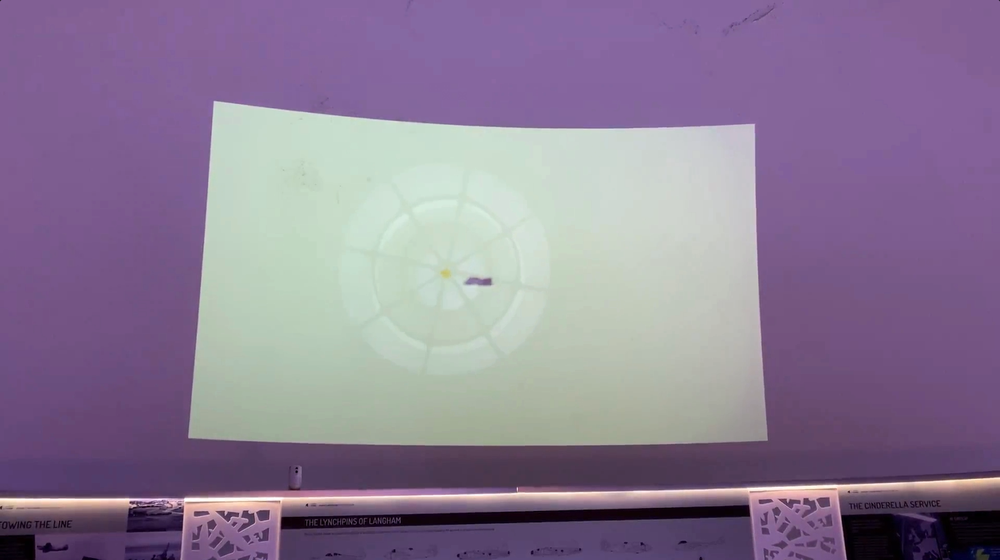
#> input picture imgs/reticuleAndDot.PNG, 1000 x 560 px, shrunk from 1920 x 1076 before the run, found by its file name
$ python CMY_mask_testing.py
#> lines starting #> are read from the running program, lines starting #| are printed output that depends on the picture
#> further down, img is the input picture: shape (560, 1000, 3); mean B, G, R 148.6, 123.4, 139
### conversions.py
###  This script holds function(s) that convert from BGR colour space to unique colour spaces OpenCV doesnt provide

import cv2

def cmyConversion(img):
    #split channels for CMY conversion
    blue_channel, green_channel, red_channel = cv2.split(img)
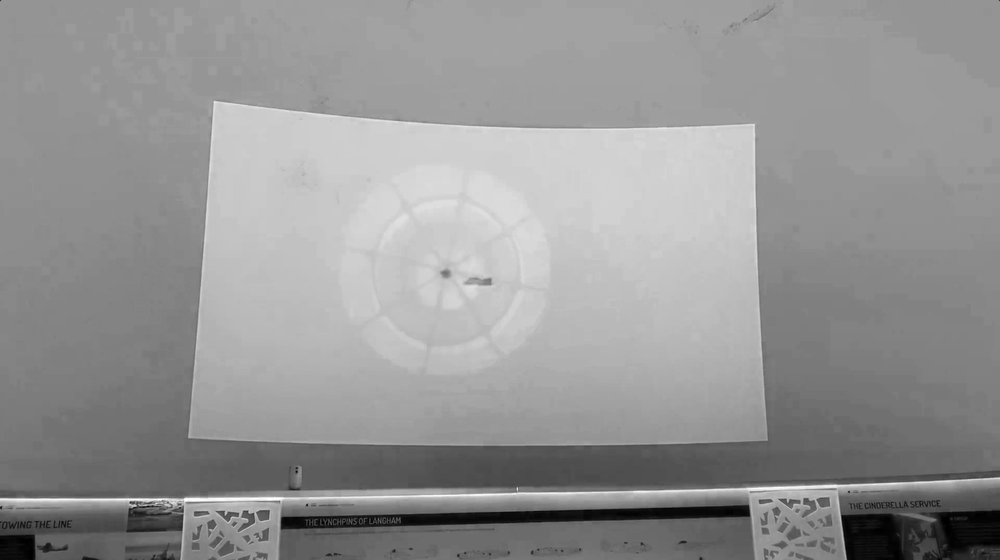
#> blue_channel: shape (560, 1000); min 0, max 255, mean 148.6
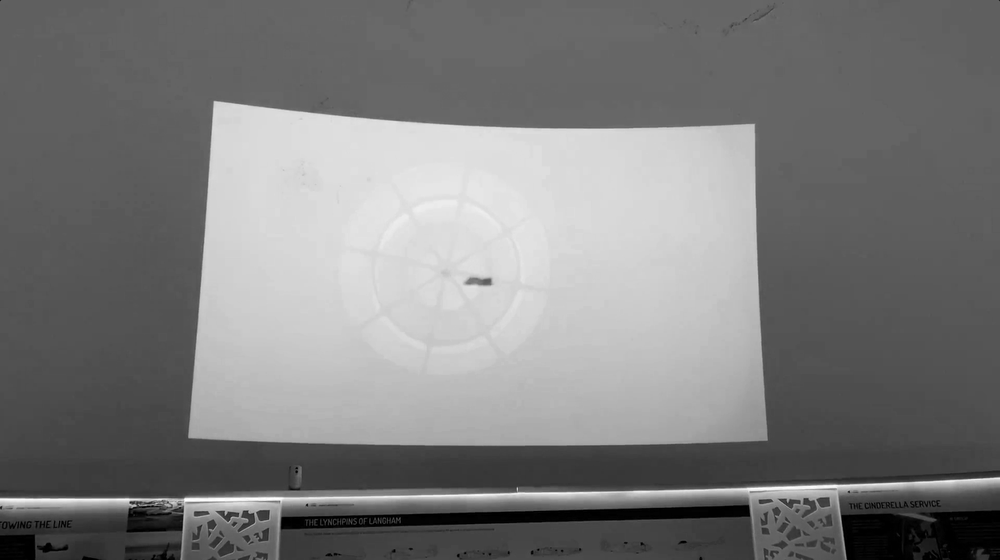
#> green_channel: shape (560, 1000); min 0, max 255, mean 123.4
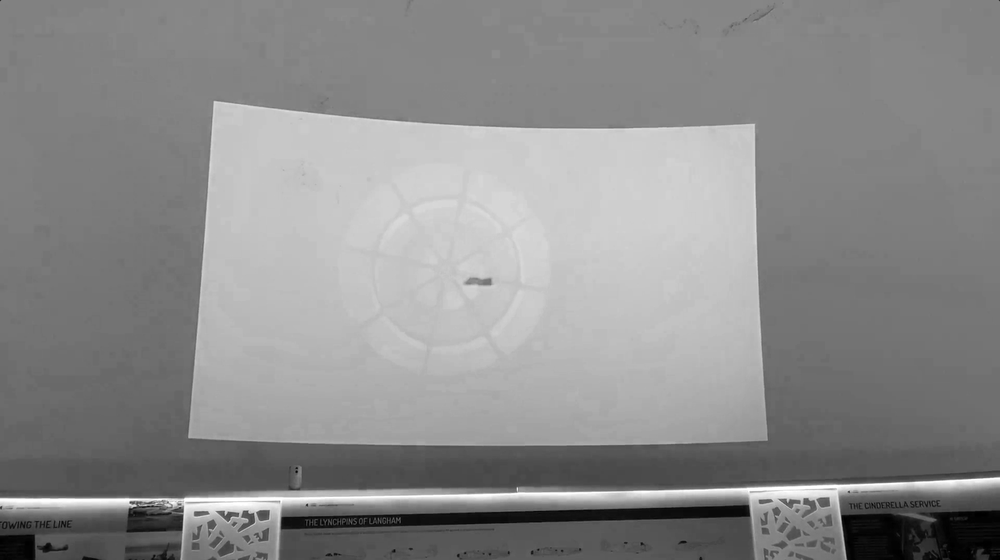
#> red_channel: shape (560, 1000); min 0, max 255, mean 139

    #calculate the CMY channels
    cyan_channel = 1 - red_channel
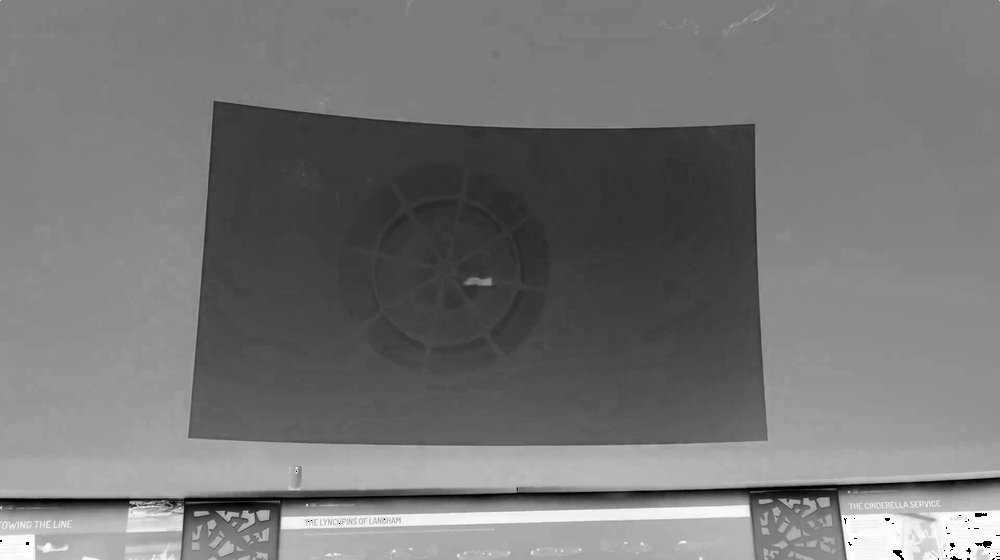
#> cyan_channel: shape (560, 1000); min 0, max 255, mean 117.9
    magenta_channel = 1 - green_channel
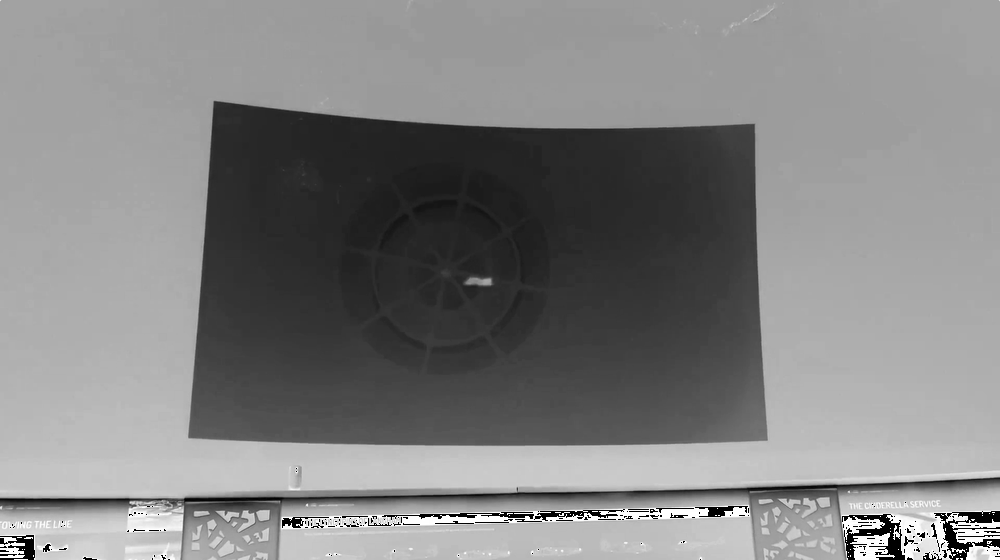
#> magenta_channel: shape (560, 1000); min 0, max 255, mean 131.1
    yellow_channel = 1 - blue_channel
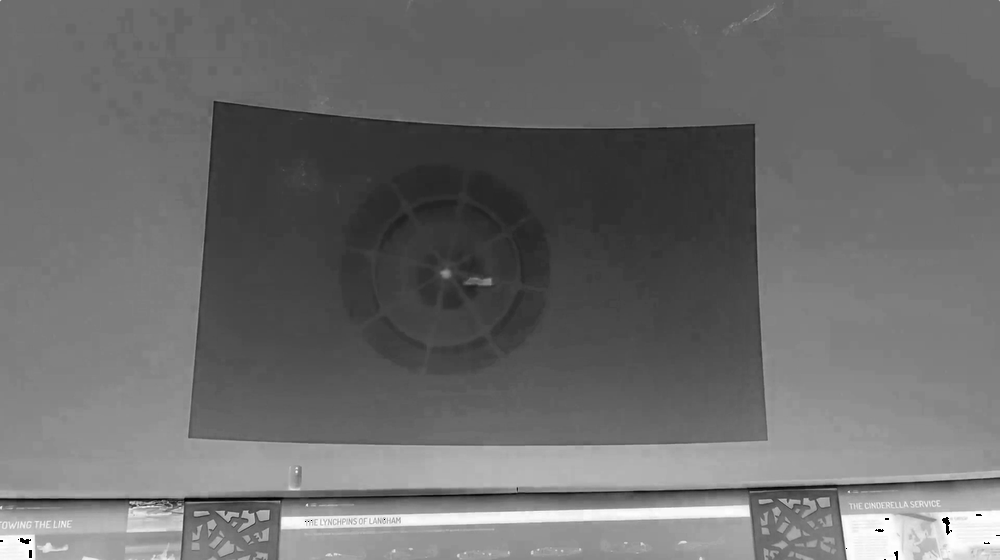
#> yellow_channel: shape (560, 1000); min 0, max 255, mean 108.3

    #merge the CMY channels into a single image
    cmy_img = cv2.merge((cyan_channel, magenta_channel, yellow_channel))
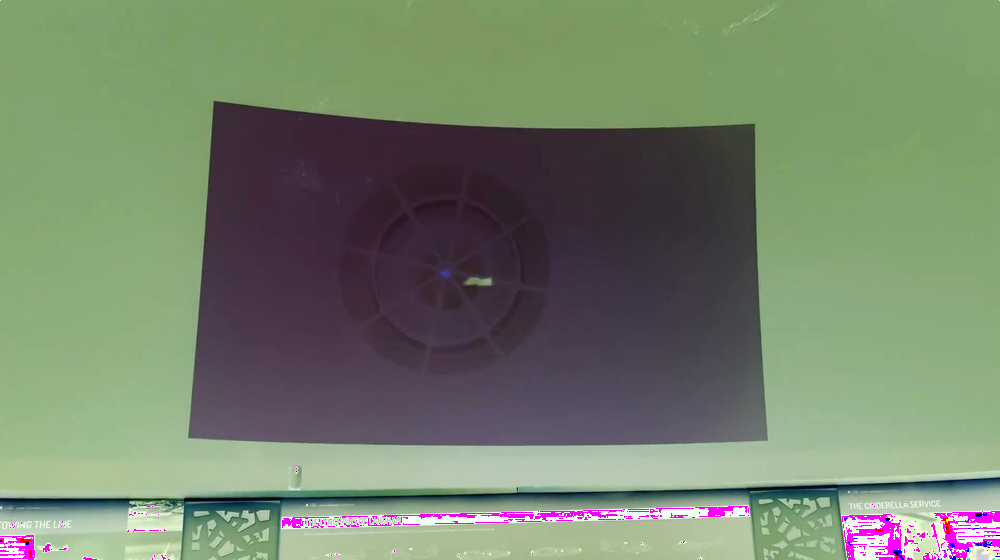
#> cmy_img: shape (560, 1000, 3); mean R, G, B 117.9, 131.1, 108.3
    return(cmy_img)

### CMY_mask_testing.py
###  This code is now redundant as it was just used to find an general idea of the parameters.
###  It also used an now outdated and replaced version of 'locateDot' from 'yellowDot.py'
###  I am keeping this file here for now, so I have a documentation of my work, or if it is needed again in the future

from conversions import cmyConversion
import numpy as np
import cv2
import time

i = 0
cyanL = [20]
magentaL = [90]
yellowL = [120]

reticuleDotPath = ("./imgs/reticuleAndDot.png")
dotPath = ("./imgs/dot.png")

#this code runs through every possible value in the colour lists
for cyan_value in cyanL:
    for magenta_value in magentaL:
        for yellow_value in yellowL:
            #counter so i know how close it is to being finished
            print(i)
            i=i+1
            img = cv2.imread(reticuleDotPath)
            if img is not None:
                conversion = cmyConversion(img)
                cmy_img = conversion[0]
#> cmy_img = 1000 rows, first 8: [208, 225, 201], [139, 169, 124], [126, 161, 107], [127, 161, 108], [127, 161, 108], [127, 161, 108], [127, 161, 108], [127, 161, 109]

                #create mask from the current parameters
                red_mask = (conversion[1] > cyan_value) & (conversion[2] < magenta_value) & (conversion[3] > yellow_value)
#> red_mask = 1000 rows, first 8: [False, False, False], [False, False, False], [False, False, False], [False, False, False], [False, False, False], [False, False, False], [False, False, False], [False, False, False]

                #create an output image
                result = np.zeros_like(cmy_img)
                result[red_mask] = cmy_img[red_mask]

                #shows image
                cv2.imshow('Red Mask', result)
                cv2.waitKey(0)
                cv2.destroyAllWindows()

                #saves image
                img_name = str("C"+str(cyan_value)+"_"+"M"+str(magenta_value)+"_"+"Y"+str(yellow_value)+".jpg")
                img_path = ("testing_images/"+img_name)
                cv2.imwrite(img_path, result)
            else:
                print("Error: Unable to load the image.")
